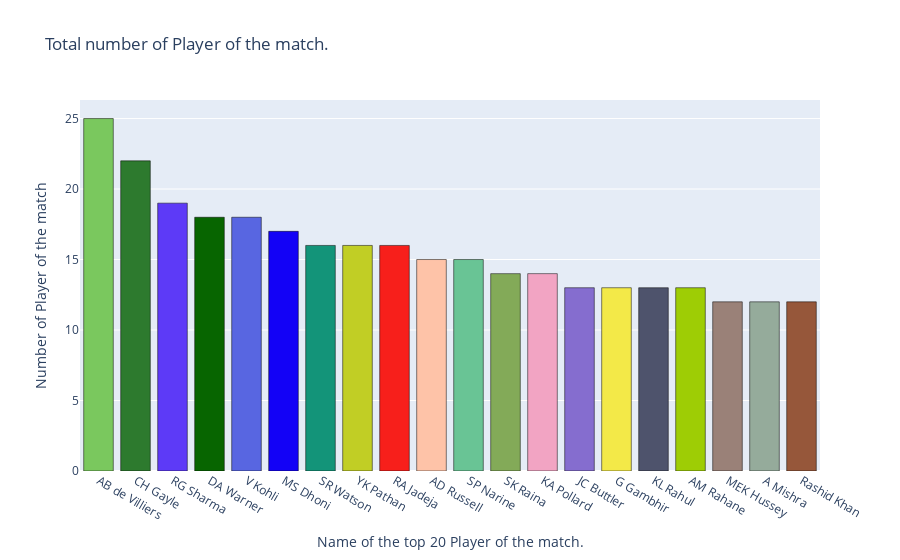

Notebook cell for this chart:
### Markdown cell above
### Most Player of the match awards

### Code cell
data = [go.Bar(
    x = matches['player_of_match'].value_counts()[:20].index,
    y = matches['player_of_match'].value_counts()[:20].values,
    marker = dict(color = random_colors(20),line=dict(color='#000000', width=0.5))
)]


layout = go.Layout(title="Total number of Player of the match. ",
                   xaxis=dict(title="Name of the top 20 Player of the match."),
                   yaxis=dict(title="Number of Player of the match"))

# Create figure with all prepared data for plot
fig = go.Figure(data=data, layout=layout)
# Create a plot in your Python script directory with name "bar-chart.html"
iplot(fig)

### Figure 1 — Plotly figure (JSON) as saved in the notebook; plotly's stock layout.template omitted (floating-point values rounded to 4 significant figures)
{"data": [{"marker": {"color": ["#7AC85E", "#2D7A2E", "#5D3AF7", "#076500", "#5866E1", "#1302F6", "#139479", "#C1CE25", "#F71F1B", "#FEC3A8", "#69C495", "#83AA58", "#F2A4C3", "#856DCF", "#F3E948", "#4E536C", "#9ECD05", "#9A8178", "#95AB9B", "#96573A"], "line": {"color": "#000000", "width": 0.5}}, "type": "bar", "x": ["AB de Villiers", "CH Gayle", "RG Sharma", "DA Warner", "V Kohli", "MS Dhoni", "SR Watson", "YK Pathan", "RA Jadeja", "AD Russell", "SP Narine", "SK Raina", "KA Pollard", "JC Buttler", "G Gambhir", "KL Rahul", "AM Rahane", "MEK Hussey", "A Mishra", "Rashid Khan"], "y": [25, 22, 19, 18, 18, 17, 16, 16, 16, 15, 15, 14, 14, 13, 13, 13, 13, 12, 12, 12]}], "layout": {"title": {"text": "Total number of Player of the match. "}, "xaxis": {"title": {"text": "Name of the top 20 Player of the match."}}, "yaxis": {"title": {"text": "Number of Player of the match"}}}}
